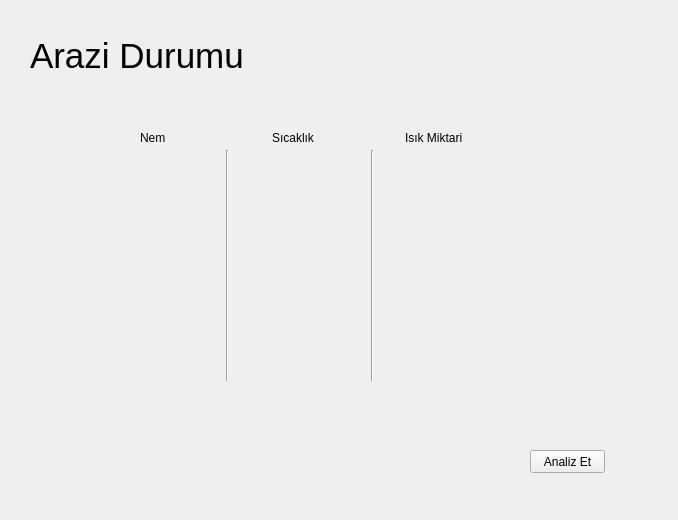
<?xml version="1.0" encoding="UTF-8"?>
<ui version="4.0">
 <class>Form</class>
 <widget class="QWidget" name="Form">
  <property name="geometry">
   <rect>
    <x>0</x>
    <y>0</y>
    <width>678</width>
    <height>520</height>
   </rect>
  </property>
  <property name="windowTitle">
   <string>Form</string>
  </property>
  <widget class="QLabel" name="Home_Main_Title">
   <property name="geometry">
    <rect>
     <x>30</x>
     <y>30</y>
     <width>221</width>
     <height>51</height>
    </rect>
   </property>
   <property name="font">
    <font>
     <pointsize>26</pointsize>
    </font>
   </property>
   <property name="text">
    <string>Arazi Durumu</string>
   </property>
  </widget>
  <widget class="QPushButton" name="Analiz_Button">
   <property name="geometry">
    <rect>
     <x>530</x>
     <y>450</y>
     <width>75</width>
     <height>23</height>
    </rect>
   </property>
   <property name="text">
    <string>Analiz Et</string>
   </property>
  </widget>
  <widget class="QWidget" name="">
   <property name="geometry">
    <rect>
     <x>90</x>
     <y>150</y>
     <width>421</width>
     <height>231</height>
    </rect>
   </property>
   <layout class="QHBoxLayout" name="horizontalLayout">
    <item>
     <widget class="Line" name="line">
      <property name="orientation">
       <enum>Qt::Vertical</enum>
      </property>
     </widget>
    </item>
    <item>
     <widget class="Line" name="line_2">
      <property name="orientation">
       <enum>Qt::Vertical</enum>
      </property>
     </widget>
    </item>
   </layout>
  </widget>
  <widget class="QWidget" name="">
   <property name="geometry">
    <rect>
     <x>140</x>
     <y>130</y>
     <width>391</width>
     <height>16</height>
    </rect>
   </property>
   <layout class="QHBoxLayout" name="horizontalLayout_2">
    <item>
     <widget class="QLabel" name="Nem_Label">
      <property name="text">
       <string>Nem</string>
      </property>
     </widget>
    </item>
    <item>
     <widget class="QLabel" name="Sicaklik_Label">
      <property name="text">
       <string>Sıcaklık</string>
      </property>
     </widget>
    </item>
    <item>
     <widget class="QLabel" name="Isik_Label">
      <property name="text">
       <string>Isık Miktari</string>
      </property>
     </widget>
    </item>
   </layout>
  </widget>
 </widget>
 <resources/>
 <connections/>
</ui>
